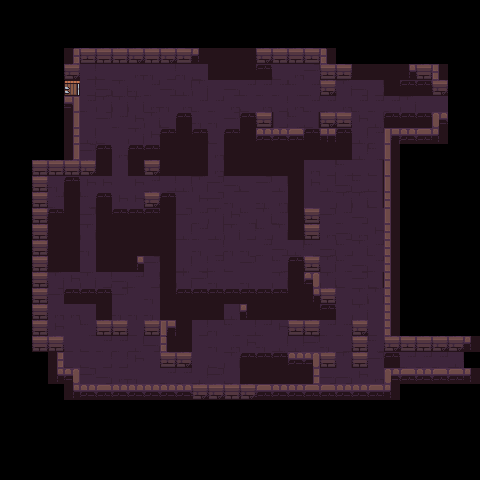

Below is a game level as drawn by its tile map, then a one-line description and the .tmx file that defines it, in full:
An orthogonal 30x30 tile map with 16x16 px tiles, 1 tile layer (map) and 44 objects (PlayerStart).

<map version="1.5" tiledversion="1.7.2" orientation="orthogonal" renderorder="right-down" width="30" height="30" tilewidth="16" tileheight="16" infinite="0" nextlayerid="3" nextobjectid="100">
 <editorsettings>
  <export target="../game/src/maps/remote_control.lua" format="lua" />
 </editorsettings>
 <tileset firstgid="1" source="tileset/dungeon-tileset.tsx" />
 <layer id="1" name="map" width="30" height="30">
  <data encoding="csv">
0,0,0,0,0,0,0,0,0,0,0,0,0,0,0,0,0,0,0,0,0,0,0,0,0,0,0,0,0,0,
0,0,0,0,0,0,0,0,0,0,0,0,0,0,0,0,0,0,0,0,0,0,0,0,0,0,0,0,0,0,
0,0,0,0,0,0,0,0,0,0,0,0,0,0,0,0,0,0,0,0,0,0,0,0,0,0,0,0,0,0,
0,0,0,0,1,3,2,5,4,5,4,3,46,79,79,79,4,5,2,3,6,0,0,0,0,0,0,0,0,0,
0,0,0,0,4,17,20,19,27,30,17,30,20,79,79,79,101,20,27,28,3,3,79,79,79,41,5,26,0,0,
0,0,0,0,37,17,9,29,30,7,9,8,29,19,9,7,7,7,10,7,4,29,9,17,79,101,101,4,0,0,
0,0,0,0,54,7,29,29,29,27,30,27,7,7,27,20,27,17,27,7,7,27,7,7,7,29,24,24,0,0,
0,0,0,0,11,19,28,7,18,29,20,101,30,30,28,101,3,22,10,25,4,3,18,8,101,101,101,55,0,0,
0,0,0,0,21,8,20,19,29,18,101,79,101,20,101,79,43,44,42,101,53,101,8,7,51,44,45,46,0,0,
0,0,0,0,11,28,101,27,101,101,79,79,79,27,79,79,79,79,79,79,79,79,8,10,16,0,0,0,0,0,
0,0,2,2,2,4,79,24,79,4,79,79,79,27,79,79,79,79,79,27,17,10,20,25,16,0,0,0,0,0,
0,0,2,30,101,18,18,24,18,7,17,8,29,28,9,20,28,8,79,18,8,9,10,25,36,0,0,0,0,0,
0,0,2,7,79,10,101,18,18,4,101,19,18,28,30,19,30,27,79,19,19,29,29,25,26,0,0,0,0,0,
0,0,2,101,79,28,79,101,101,101,79,28,7,29,18,10,29,7,79,3,28,7,9,19,16,0,0,0,0,0,
0,0,2,79,79,29,79,79,79,79,79,8,7,8,29,17,10,29,79,2,27,9,27,18,26,0,0,0,0,0,
0,0,2,79,79,30,79,79,79,79,79,19,30,17,30,30,7,9,8,10,9,10,29,7,26,0,0,0,0,0,
0,0,2,79,79,19,79,79,41,28,79,8,17,7,20,28,19,10,101,3,29,10,9,7,26,0,0,0,0,0,
0,0,2,29,18,29,17,9,7,17,79,29,28,30,19,30,19,29,79,56,29,20,28,25,26,0,0,0,0,0,
0,0,2,28,101,101,101,28,19,30,79,101,101,101,101,101,101,101,79,41,5,19,29,29,26,0,0,0,0,0,
0,0,2,27,27,19,79,30,30,30,79,79,79,79,8,46,79,79,79,79,101,19,29,19,26,0,0,0,0,0,
0,0,2,18,19,10,2,2,20,2,51,79,17,30,10,17,7,18,3,2,7,7,4,20,26,0,0,0,0,0,
0,0,2,2,20,20,7,7,8,9,6,79,19,30,27,18,30,8,8,28,30,17,2,10,4,3,2,4,4,46,
0,0,0,21,20,20,17,17,18,19,3,4,19,20,29,101,101,101,44,56,2,29,5,28,101,7,7,7,8,0,
0,0,0,41,56,28,9,27,30,19,7,7,8,28,20,79,79,79,79,21,9,9,18,27,55,45,43,45,45,46,
0,0,0,0,41,43,42,44,44,44,43,44,4,4,5,4,45,43,43,45,45,43,44,45,46,0,0,0,0,0,
0,0,0,0,0,0,0,0,0,0,0,0,0,0,0,0,0,0,0,0,0,0,0,0,0,0,0,0,0,0,
0,0,0,0,0,0,0,0,0,0,0,0,0,0,0,0,0,0,0,0,0,0,0,0,0,0,0,0,0,0,
0,0,0,0,0,0,0,0,0,0,0,0,0,0,0,0,0,0,0,0,0,0,0,0,0,0,0,0,0,0,
0,0,0,0,0,0,0,0,0,0,0,0,0,0,0,0,0,0,0,0,0,0,0,0,0,0,0,0,0,0,
0,0,0,0,0,0,0,0,0,0,0,0,0,0,0,0,0,0,0,0,0,0,0,0,0,0,0,0,0,0
</data>
 </layer>
 <objectgroup id="2" name="entities">
  <object id="1" name="PlayerStart" gid="76" x="80" y="80" width="16" height="16" />
  <object id="5" template="templates/ExitDoor.tx" x="432" y="96" />
  <object id="27" template="templates/Salt.tx" x="224" y="192" />
  <object id="28" template="templates/Salt.tx" x="240" y="192" />
  <object id="29" template="templates/Salt.tx" x="256" y="192" />
  <object id="30" template="templates/Salt.tx" x="256" y="208" />
  <object id="31" template="templates/Salt.tx" x="256" y="224" />
  <object id="32" template="templates/Salt.tx" x="256" y="240" />
  <object id="33" template="templates/Salt.tx" x="192" y="208" />
  <object id="34" template="templates/Salt.tx" x="224" y="256" />
  <object id="35" template="templates/Salt.tx" x="208" y="256" />
  <object id="36" template="templates/Salt.tx" x="192" y="240" />
  <object id="37" template="templates/Salt.tx" x="192" y="224" />
  <object id="39" template="templates/Salt.tx" x="208" y="192" />
  <object id="40" template="templates/Salt.tx" x="192" y="192" />
  <object id="41" template="templates/Salt.tx" x="240" y="256" />
  <object id="42" template="templates/Salt.tx" x="256" y="256" />
  <object id="43" template="templates/Salt.tx" x="192" y="256" />
  <object id="44" template="templates/Tomb-GoldenKey.tx" x="224" y="224" />
  <object id="45" template="templates/RED/PressurePlate-RED.tx" x="208" y="208" />
  <object id="48" template="templates/BLUE/PressurePlate-BLUE.tx" x="208" y="240" />
  <object id="49" template="templates/GREEN/PressurePlate-GREEN.tx" x="240" y="208" />
  <object id="50" template="templates/PINK/PressurePlate-PINK.tx" x="240" y="240" />
  <object id="51" template="templates/Light.tx" x="112" y="144" />
  <object id="53" template="templates/MovableMirror_DR.tx" x="112" y="112" />
  <object id="55" template="templates/Tomb.tx" x="368" y="96" />
  <object id="56" template="templates/GREEN/Gate-GREEN.tx" x="320" y="96" />
  <object id="57" template="templates/Coffee.tx" x="128" y="192" />
  <object id="58" template="templates/Coffee.tx" x="336" y="240" />
  <object id="61" template="templates/BLUE/Gate-BLUE.tx" x="304" y="336" />
  <object id="62" template="templates/RED/Gate-RED.tx" x="144" y="176" />
  <object id="63" template="templates/PINK/Gate-PINK.tx" x="128" y="320" />
  <object id="64" template="templates/Boulder.tx" x="128" y="176" />
  <object id="65" template="templates/MovableMirror_UL.tx" x="112" y="192" />
  <object id="66" template="templates/MovableMirror_DR.tx" x="48" y="192" />
  <object id="67" template="templates/MovableMirror_UR.tx" x="64" y="304" />
  <object id="87" template="templates/Spikes.tx" x="352" y="128" />
  <object id="88" template="templates/Spikes.tx" x="368" y="128" />
  <object id="90" template="templates/MovableMirror_UL.tx" x="128" y="288" />
  <object id="94" template="templates/MovableMirror_UL.tx" x="160" y="96" />
  <object id="95" template="templates/Boulder.tx" x="208" y="128" />
  <object id="96" template="templates/Spikes.tx" x="304" y="240" />
  <object id="97" template="templates/Boulder.tx" x="208" y="112" />
  <object id="99" template="templates/Spikes.tx" x="96" y="272" />
 </objectgroup>
</map>
